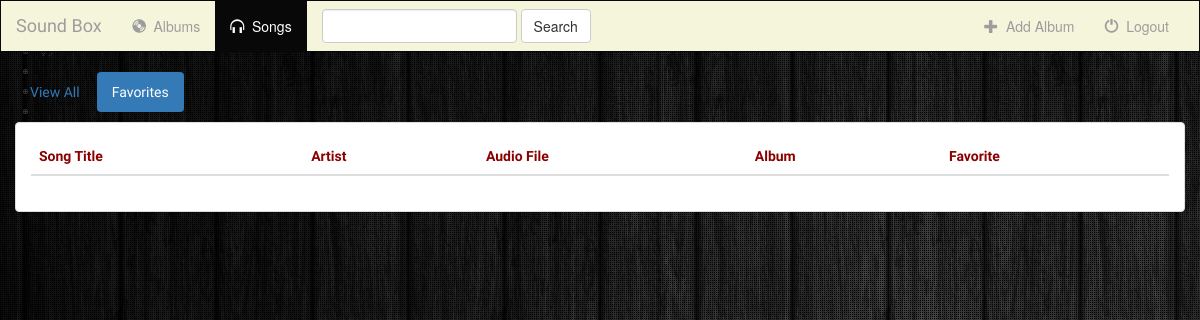
The page /Home/songs/favorites/ (signed in) on the database as committed earlier.
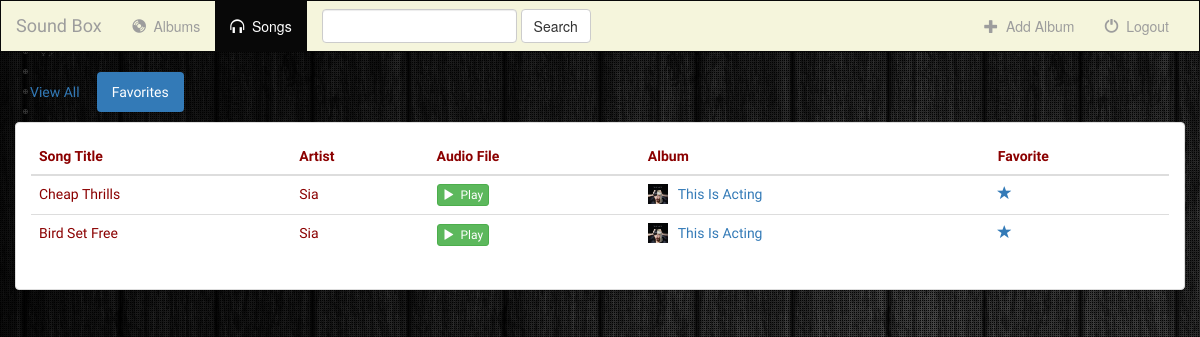
The same page on the database as committed later.
### Home/models.py (models this page shows, shortened)
class Song(models.Model):
    album = models.ForeignKey(Album, on_delete=models.CASCADE)
    song_title = models.CharField(max_length=250)
    audio_file = models.FileField(default='')
    is_favorite = models.BooleanField(default=False)

class Album(models.Model):
    user = models.ForeignKey(User, default=1)
    artist = models.CharField(max_length=250)
    album_title = models.CharField(max_length=500)
    genre = models.CharField(max_length=100)
    album_logo = models.FileField()
    is_favorite = models.BooleanField(default=False)

### Home/views.py (the view)
# urls.py: url(r'^songs/(?P<filter_by>[a-zA_Z]+)/$', views.songs, name='songs'),
def songs(request, filter_by):
    if not request.user.is_authenticated():
        return render(request, 'Home/login.html')
    else:
        try:
            song_ids = []
            for album in Album.objects.filter(user=request.user):
                for song in album.song_set.all():
                    song_ids.append(song.pk)
            users_songs = Song.objects.filter(pk__in=song_ids)
            if filter_by == 'favorites':
                users_songs = users_songs.filter(is_favorite=True)
        except Album.DoesNotExist:
            users_songs = []
        return render(request, 'Home/songs.html', {
            'song_list': users_songs,
            'filter_by': filter_by,
        })

### Home/templates/Home/songs.html (shortened to what this page needs)
{% extends 'Home/base.html' %}
{% block songs_active %}active{% endblock %}
{% block body %}
<div class="container-fluid songs-container">
    <div class="row">
        <div class="col-sm-12">
            <ul class="nav nav-pills" style="margin-bottom: 10px;">
                <li role="presentation" {% if filter_by == 'all' %}class="active"{% endif %}><a href="{% url 'Home:songs' 'all' %}">View All</a></li>
                <li role="presentation" {% if filter_by == 'favorites' %}class="active"{% endif %}><a href="{% url 'Home:songs' 'favorites' %}">Favorites</a></li>
            </ul>
        </div>
    </div>
    <div class="row">
        <div class="col-sm-12">
            <div class="panel panel-default">
                <div class="panel-body">
                    <table class="table">
                        <thead>
                            <tr>
                                <th>Song Title</th>
                                <th>Artist</th>
                                <th>Audio File</th>
                                <th>Album</th>
                                <th>Favorite</th>
                            </tr>
                        </thead>
                        <tbody>
                            {% for song in song_list %}
                                <tr>
                                    <td>{{ song.song_title }}</td>
                                    <td>{{ song.album.artist }}</td>
                                    <td>
                                        <a target="_blank" href="{{ song.audio_file.url }}">
                                            <button type="button" class="btn btn-success btn-xs">
                                                <span class="glyphicon glyphicon-play"></span>&nbsp; Play
                                            </button>
                                        </a>
                                    </td>
                                    <td>
                                        <a href="{% url 'Home:detail' song.album.id %}">
                                            <img src="{{ song.album.album_logo.url }}" class="img-responsive" style="width: 20px; float: left; margin-right: 10px;" />
                                        </a>
                                        <a href="{% url 'Home:detail' song.album.id %}">{{ song.album.album_title }}</a>
                                    </td>
                                    <td>
                                        <a href="{% url 'Home:favorite' song.id %}" class="btn-favorite"><span class="glyphicon glyphicon-star {% if song.is_favorite %}active{% endif %}"></span></a>
                                    </td>
                                </tr>
                            {% endfor %}
                        </tbody>
                    </table>
                </div>
            </div>
        </div>
    </div>
</div>
{% endblock %}

Rows that differ between the two databases and show on the page:
now on this page (row edited): Song: song_title "Cheap Thrills", album.artist "Sia", album.album_logo (picture), album.album_title "This Is Acting", is_favorite True (drawn)
now on this page (row edited): Song: song_title "Bird Set Free", album.artist "Sia", album.album_logo (picture), album.album_title "This Is Acting", is_favorite True (drawn)
